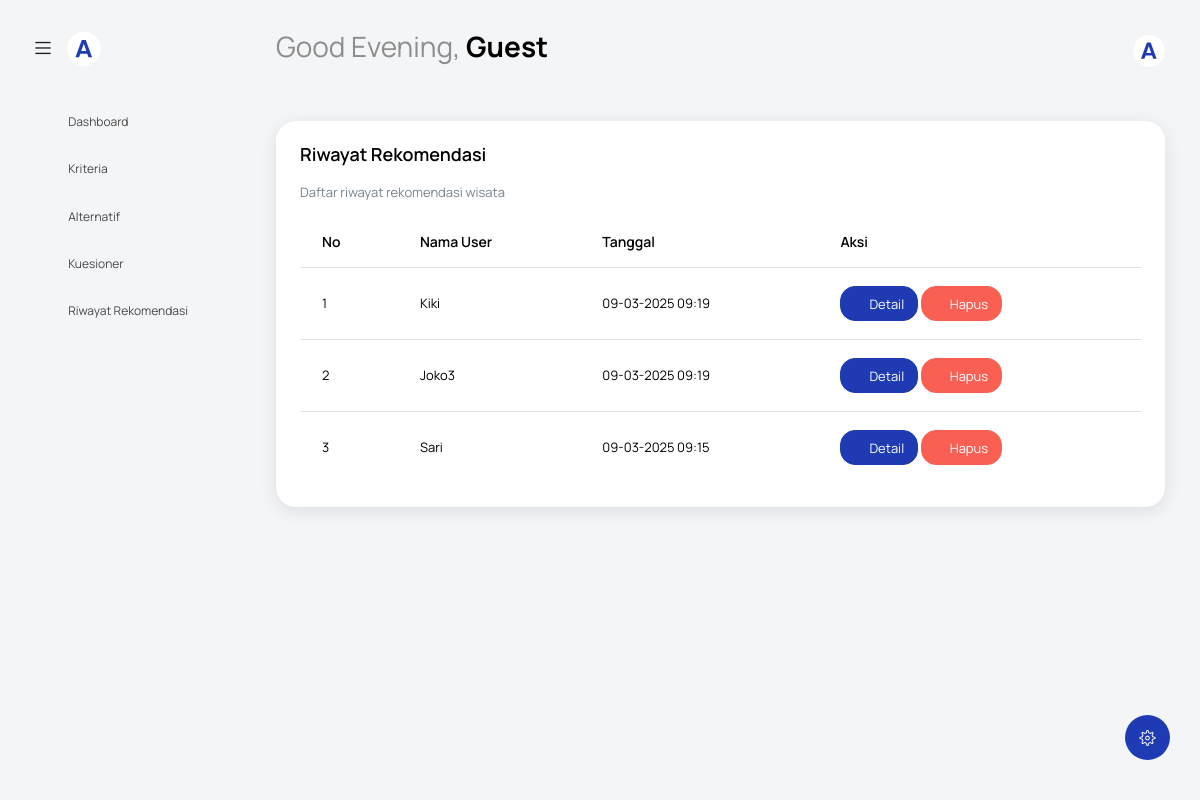
Before: /riwayat-rekomendasi.php with the older database file.
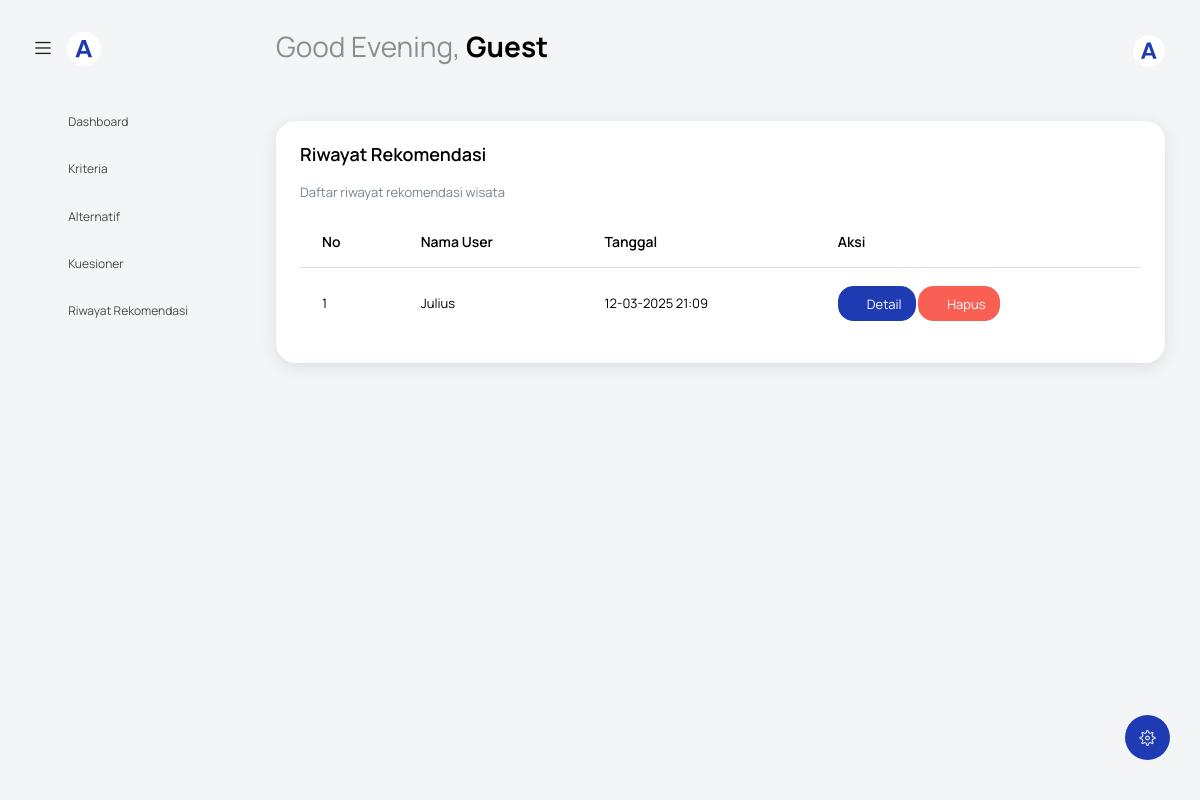
After: the same page with the newer database file.
### tables this page shows
CREATE TABLE `riwayat_rekomendasi` (
  `id_riwayat` int NOT NULL,
  `nama_user` varchar(30) NOT NULL,
  `rekomendasi` text NOT NULL,
  `tanggal` timestamp NULL DEFAULT CURRENT_TIMESTAMP
);

### riwayat-rekomendasi.php (the view, shortened to what this page needs)
<?php include('template/header.php'); ?>
<body class="with-welcome-text">
  <div class="container-scroller">
    <?php include 'template/navbar.php'; ?>
    <div class="container-fluid page-body-wrapper">
      <?php include 'template/setting_panel.php'; ?>
      <?php include 'template/sidebar.php'; ?>
      <div class="main-panel">
        <div class="content-wrapper">
          <div class="row">
            <div class="col-sm-12">
              <div class="card">
                <div class="card-body">
                  <h4 class="card-title">Riwayat Rekomendasi</h4>
                  <p class="card-description">
                    Daftar riwayat rekomendasi wisata
                  </p>
                  <div class="table-responsive">
                    <table class="table table-hover">
                      <thead>
                        <tr>
                          <th>No</th>
                          <th>Nama User</th>
                          <th>Tanggal</th>
                          <th>Aksi</th>
                        </tr>
                      </thead>
                      <tbody>
                        <?php
                        include 'koneksi.php';
                        $query = mysqli_query($koneksi, "SELECT * FROM riwayat_rekomendasi ORDER BY tanggal DESC");
                        if (mysqli_num_rows($query) > 0) {
                          $no = 1;
                          while ($data = mysqli_fetch_array($query)) {
                        ?>
                            <tr>
                              <td><?= $no ?></td>
                              <td><?= $data['nama_user'] ?></td>
                              <td><?= date('d-m-Y H:i', strtotime($data['tanggal'])) ?></td>
                              <td>
                                <button type="button" class="btn btn-primary btn-sm detail-btn"
                                  data-id="<?= $data['id_riwayat'] ?>"
                                  data-user="<?= $data['nama_user'] ?>"
                                  data-date="<?= date('Y-m-d', strtotime($data['tanggal'])) ?>">
                                  <i class="mdi mdi-eye"></i> Detail
                                </button>
                                <a href="crud/hapus-rekomendasi.php?id=<?= $data['id_riwayat'] ?>"
                                  class="btn btn-danger btn-sm hapus-btn"
                                  onclick="return confirm('Apakah Anda yakin ingin menghapus data ini?')">
                                  <i class="mdi mdi-delete"></i> Hapus
                                </a>
                              </td>
                            </tr>
                          <?php
                            $no++;
                          }
                        } else {
                          ?>
                          <tr>
                            <td colspan="4" class="text-center">Tidak ada data</td>
                          </tr>
                        <?php
                        }
                        ?>
                      </tbody>
                    </table>
                  </div>
                </div>
              </div>
            </div>
          </div>
        </div>
      </div>
    </div>
  </div>
</body>
</html>

### template/header.php (shortened to what this page needs)
<!DOCTYPE html>
<html lang="en">
<head>
  <link rel="stylesheet" href="assets/vendors/feather/feather.css" />
  <link
    rel="stylesheet"
    href="assets/vendors/mdi/css/materialdesignicons.min.css" />
  <link
    rel="stylesheet"
    href="assets/vendors/ti-icons/css/themify-icons.css" />
  <link rel="stylesheet" href="assets/vendors/typicons/typicons.css" />
  <link
    rel="stylesheet"
    href="assets/vendors/simple-line-icons/css/simple-line-icons.css" />
  <link rel="stylesheet" href="assets/vendors/css/vendor.bundle.base.css" />
  <link
    rel="stylesheet"
    href="assets/vendors/datatables.net-bs4/dataTables.bootstrap4.css" />
  <link
    rel="stylesheet"
    type="text/css"
    href="assets/js/select.dataTables.min.css" />
  <link rel="stylesheet" href="assets/css/vertical-layout-light/style.css" />
  <link href="https://cdn.quilljs.com/1.3.6/quill.snow.css" rel="stylesheet">
</head>

### template/navbar.php (shortened to what this page needs)
<?php
function getGreeting() {
  $hour = date("H");
  if ($hour >= 5 && $hour < 12) {
      return "Good Morning";
  } elseif ($hour >= 12 && $hour < 18) {
      return "Good Afternoon";
  } else {
      return "Good Evening";
  }
}
$username = $_SESSION['username'];
?>
<nav class="navbar default-layout col-lg-12 col-12 p-0 fixed-top d-flex align-items-top flex-row">
  <div class="text-center navbar-brand-wrapper d-flex align-items-center justify-content-start">
    <div class="me-3">
      <button class="navbar-toggler navbar-toggler align-self-center" type="button" data-bs-toggle="minimize">
        <span class="icon-menu"></span>
      </button>
    </div>
    <div>
      <a class="navbar-brand brand-logo" href="#">
        <img src="assets/images/logo-mini-reverse.svg" alt="logo" />
      </a>
    </div>
  </div>
  <div class="navbar-menu-wrapper d-flex align-items-top">
    <ul class="navbar-nav">
      <li class="nav-item font-weight-semibold d-none d-lg-block ms-0">
        <h1 class="welcome-text">
          <?php echo getGreeting(); ?>, <span class="text-black fw-bold"><?php echo htmlspecialchars($username); ?></span>
        </h1>
      </li>
    </ul>
    <ul class="navbar-nav ms-auto">
      <li class="nav-item dropdown d-none d-lg-block user-dropdown">
        <a class="nav-link" id="UserDropdown" href="#" data-bs-toggle="dropdown" aria-expanded="false">
          <img class="img-xs rounded-circle" src="assets/images/logo-mini-reverse.svg" alt="Profile image" />
        </a>
      </li>
    </ul>
  </div>
</nav>

### template/setting_panel.php (shortened to what this page needs)
<div class="theme-setting-wrapper">
    <div id="settings-trigger"><i class="ti-settings"></i></div>
</div>

### template/sidebar.php
<?php
$navItems = [
  [
      'url' => 'dashboard.php',
      'icon' => 'mdi-view-dashboard',
      'title' => 'Dashboard'
  ],
  [
      'url' => 'kriteria.php',
      'icon' => 'mdi-clipboard-list',
      'title' => 'Kriteria'
  ],
  [
      'url' => 'alternatif.php',
      'icon' => 'mdi-map-marker-multiple',
      'title' => 'Alternatif'
  ],
  [
      'url' => 'kuesioner.php',
      'icon' => 'mdi-clipboard-text',
      'title' => 'Kuesioner'
  ],
  [
      'url' => 'riwayat-rekomendasi.php',
      'icon' => 'mdi-history',
      'title' => 'Riwayat Rekomendasi'
  ]
];
$currentPage = basename($_SERVER['PHP_SELF']);
?>
<nav class="sidebar sidebar-offcanvas" id="sidebar">
    <ul class="nav">
        <?php foreach ($navItems as $item): ?>
            <li class="nav-item">
                <a class="nav-link <?php echo ($currentPage == $item['url']) ? 'active' : ''; ?>" href="<?php echo $item['url']; ?>">
                    <i class="mdi <?php echo $item['icon']; ?> menu-icon"></i>
                    <span class="menu-title"><?php echo $item['title']; ?></span>
                </a>
            </li>
        <?php endforeach; ?>
    </ul>
</nav>

Changed rows visible on the page:
removed riwayat_rekomendasi: nama_user "Kiki", tanggal "09-03-2025 09:19"
removed riwayat_rekomendasi: nama_user "Joko3", tanggal "09-03-2025 09:19"
removed riwayat_rekomendasi: nama_user "Sari", tanggal "09-03-2025 09:15"
added riwayat_rekomendasi: nama_user "Julius", tanggal "12-03-2025 21:09"
